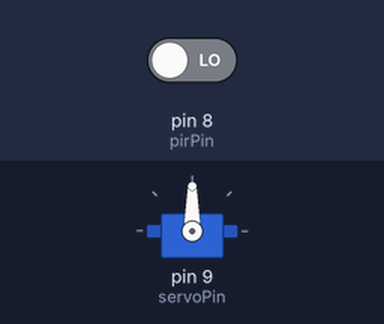
This sketch was run on a simulated Arduino Uno, built with avr-gcc and run on an emulated ATmega328P. Parts: servo. Inputs (shaded band) come from the test bench; at power-on: pin 8 (pirPin) LOW.

Above: at 1.2 s.
1.3 s: pin 8 (pirPin) driven HIGH
At 1.42 s:
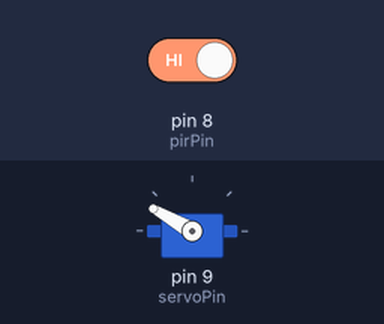
4.3 s: pin 8 (pirPin) driven LOW
Timing chart, 0 to 7.3 s (numbered marks = the images above; inputs shaded):
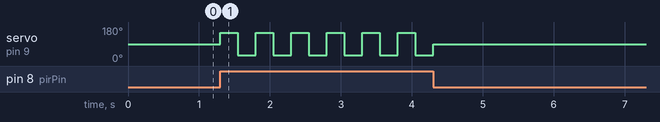

The sketch:

Hareket_Dedektoru.ino
```cpp
#include <Servo.h>                //Servo kütüphanemizi ekliyoruz.

int pirPin = 8;                   //Sensörü takacağımız pin
int servoPin = 9;                 //Servoyu takacağımız pin
int hareket;                      //Sensörden aldığımız veri
Servo motor;                      //Servo motor değişkeni


void setup() {
  motor.attach(servoPin);         //Servomuzu 9. pin ile ilişkilendiriyoruz.
  pinMode(pirPin, INPUT);         //Sensör pinimizi giriş olarak ayarlyoruz.

}

void loop() {
  hareket = digitalRead(pirPin);  //Sensörden okuma yapıyoruz.

  if(hareket == HIGH){            //Hareketlilik var ise içerideki komutlar uygulanır.
    motor.write(150);
    delay(250);
    motor.write(30);
    delay(250);
    motor.write(150);
    delay(250);
    motor.write(30);
    delay(250);
    motor.write(150);
    delay(250);
    motor.write(30);
    delay(250);
    motor.write(90);
  }
  else{                           //Hareketlilik yok ise içerideki komutlar uygulanır.
    motor.write(90);

  }
}
```

Measured:
- after the input at 1.3 s, servo on pin 9 (servoPin): alternates 150° for 0.25 s and 30° for 0.25 s, starting at once
